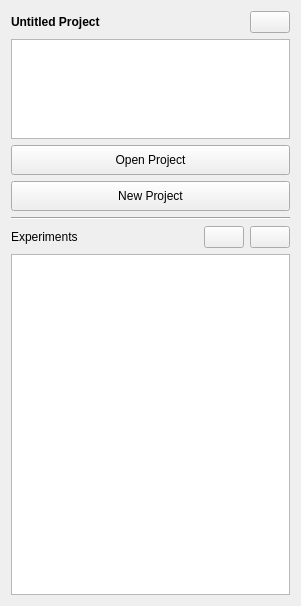
<?xml version="1.0" encoding="UTF-8"?>
<ui version="4.0">
 <class>sidebar_widget</class>
 <widget class="QWidget" name="sidebar_widget">
  <property name="geometry">
   <rect>
    <x>0</x>
    <y>0</y>
    <width>301</width>
    <height>606</height>
   </rect>
  </property>
  <property name="sizePolicy">
   <sizepolicy hsizetype="Expanding" vsizetype="Expanding">
    <horstretch>1</horstretch>
    <verstretch>0</verstretch>
   </sizepolicy>
  </property>
  <property name="maximumSize">
   <size>
    <width>16777215</width>
    <height>16777215</height>
   </size>
  </property>
  <property name="windowTitle">
   <string>Form</string>
  </property>
  <layout class="QGridLayout" name="gridLayout">
   <item row="0" column="0">
    <layout class="QVBoxLayout" name="sidebar_layout">
     <item>
      <layout class="QHBoxLayout" name="project_title_bar_layout">
       <item>
        <widget class="QLabel" name="project_name_label">
         <property name="sizePolicy">
          <sizepolicy hsizetype="Expanding" vsizetype="Preferred">
           <horstretch>0</horstretch>
           <verstretch>0</verstretch>
          </sizepolicy>
         </property>
         <property name="styleSheet">
          <string notr="true">font-weight:bold</string>
         </property>
         <property name="text">
          <string>Untitled Project</string>
         </property>
         <property name="alignment">
          <set>Qt::AlignLeading|Qt::AlignLeft|Qt::AlignVCenter</set>
         </property>
        </widget>
       </item>
       <item>
        <widget class="QPushButton" name="edit_project_button">
         <property name="sizePolicy">
          <sizepolicy hsizetype="Minimum" vsizetype="Minimum">
           <horstretch>0</horstretch>
           <verstretch>0</verstretch>
          </sizepolicy>
         </property>
         <property name="text">
          <string/>
         </property>
         <property name="icon">
          <iconset resource="../../../resources/resources.qrc">
           <normaloff>:/images/images/edit.png</normaloff>:/images/images/edit.png</iconset>
         </property>
        </widget>
       </item>
      </layout>
     </item>
     <item>
      <widget class="QTextEdit" name="project_description_edit">
       <property name="sizePolicy">
        <sizepolicy hsizetype="Expanding" vsizetype="Minimum">
         <horstretch>0</horstretch>
         <verstretch>0</verstretch>
        </sizepolicy>
       </property>
       <property name="maximumSize">
        <size>
         <width>16777215</width>
         <height>100</height>
        </size>
       </property>
       <property name="readOnly">
        <bool>true</bool>
       </property>
       <property name="html">
        <string>&lt;!DOCTYPE HTML PUBLIC &quot;-//W3C//DTD HTML 4.0//EN&quot; &quot;http://www.w3.org/TR/REC-html40/strict.dtd&quot;&gt;
&lt;html&gt;&lt;head&gt;&lt;meta name=&quot;qrichtext&quot; content=&quot;1&quot; /&gt;&lt;meta charset=&quot;utf-8&quot; /&gt;&lt;style type=&quot;text/css&quot;&gt;
p, li { white-space: pre-wrap; }
&lt;/style&gt;&lt;/head&gt;&lt;body style=&quot; font-family:'.AppleSystemUIFont'; font-size:13pt; font-weight:400; font-style:normal;&quot;&gt;
&lt;p style=&quot;-qt-paragraph-type:empty; margin-top:0px; margin-bottom:0px; margin-left:0px; margin-right:0px; -qt-block-indent:0; text-indent:0px;&quot;&gt;&lt;br /&gt;&lt;/p&gt;&lt;/body&gt;&lt;/html&gt;</string>
       </property>
      </widget>
     </item>
     <item>
      <widget class="QPushButton" name="open_project_button">
       <property name="minimumSize">
        <size>
         <width>0</width>
         <height>30</height>
        </size>
       </property>
       <property name="text">
        <string>Open Project</string>
       </property>
       <property name="icon">
        <iconset resource="../../../resources/resources.qrc">
         <normaloff>:/images/images/open.png</normaloff>:/images/images/open.png</iconset>
       </property>
      </widget>
     </item>
     <item>
      <widget class="QPushButton" name="new_project_button">
       <property name="minimumSize">
        <size>
         <width>0</width>
         <height>30</height>
        </size>
       </property>
       <property name="layoutDirection">
        <enum>Qt::LeftToRight</enum>
       </property>
       <property name="text">
        <string>New Project</string>
       </property>
       <property name="icon">
        <iconset resource="../../../resources/resources.qrc">
         <normaloff>:/images/images/new_project.png</normaloff>:/images/images/new_project.png</iconset>
       </property>
      </widget>
     </item>
     <item>
      <widget class="Line" name="middle_vertical_line">
       <property name="orientation">
        <enum>Qt::Horizontal</enum>
       </property>
      </widget>
     </item>
     <item>
      <layout class="QHBoxLayout" name="experiment_title_layout">
       <property name="leftMargin">
        <number>0</number>
       </property>
       <property name="topMargin">
        <number>0</number>
       </property>
       <property name="rightMargin">
        <number>0</number>
       </property>
       <property name="bottomMargin">
        <number>0</number>
       </property>
       <item>
        <widget class="QLabel" name="experiment_label">
         <property name="sizePolicy">
          <sizepolicy hsizetype="Expanding" vsizetype="Preferred">
           <horstretch>0</horstretch>
           <verstretch>0</verstretch>
          </sizepolicy>
         </property>
         <property name="text">
          <string>Experiments</string>
         </property>
        </widget>
       </item>
       <item>
        <widget class="QPushButton" name="new_experiment_button">
         <property name="sizePolicy">
          <sizepolicy hsizetype="Minimum" vsizetype="Minimum">
           <horstretch>0</horstretch>
           <verstretch>0</verstretch>
          </sizepolicy>
         </property>
         <property name="text">
          <string/>
         </property>
         <property name="icon">
          <iconset resource="../../../resources/resources.qrc">
           <normaloff>:/images/images/plus.png</normaloff>:/images/images/plus.png</iconset>
         </property>
        </widget>
       </item>
       <item>
        <widget class="QPushButton" name="delete_experiment_button">
         <property name="text">
          <string/>
         </property>
         <property name="icon">
          <iconset resource="../../../resources/resources.qrc">
           <normaloff>:/images/images/minus.png</normaloff>:/images/images/minus.png</iconset>
         </property>
        </widget>
       </item>
      </layout>
     </item>
     <item>
      <widget class="QTableView" name="experiment_table"/>
     </item>
    </layout>
   </item>
  </layout>
 </widget>
 <resources>
  <include location="../../../resources/resources.qrc"/>
 </resources>
 <connections/>
</ui>
